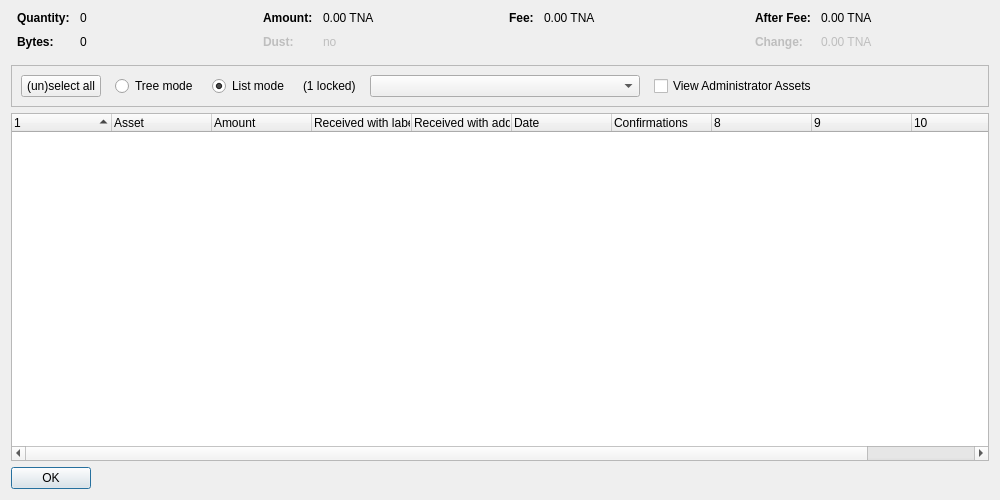
<?xml version="1.0" encoding="UTF-8"?>
<ui version="4.0">
 <class>AssetControlDialog</class>
 <widget class="QDialog" name="AssetControlDialog">
  <property name="geometry">
   <rect>
    <x>0</x>
    <y>0</y>
    <width>1000</width>
    <height>500</height>
   </rect>
  </property>
  <property name="windowTitle">
   <string>Asset Selection</string>
  </property>
  <layout class="QVBoxLayout" name="verticalLayout">
   <item>
    <layout class="QHBoxLayout" name="horizontalLayoutTop" stretch="0,0,0,0">
     <property name="topMargin">
      <number>0</number>
     </property>
     <property name="bottomMargin">
      <number>10</number>
     </property>
     <item>
      <layout class="QFormLayout" name="formLayoutAssetControl1">
       <property name="horizontalSpacing">
        <number>10</number>
       </property>
       <property name="verticalSpacing">
        <number>10</number>
       </property>
       <property name="leftMargin">
        <number>6</number>
       </property>
       <property name="rightMargin">
        <number>6</number>
       </property>
       <item row="0" column="0">
        <widget class="QLabel" name="labelAssetControlQuantityText">
         <property name="font">
          <font>
           <weight>75</weight>
           <bold>true</bold>
          </font>
         </property>
         <property name="text">
          <string>Quantity:</string>
         </property>
        </widget>
       </item>
       <item row="0" column="1">
        <widget class="QLabel" name="labelAssetControlQuantity">
         <property name="cursor">
          <cursorShape>IBeamCursor</cursorShape>
         </property>
         <property name="contextMenuPolicy">
          <enum>Qt::ActionsContextMenu</enum>
         </property>
         <property name="text">
          <string notr="true">0</string>
         </property>
         <property name="textInteractionFlags">
          <set>Qt::LinksAccessibleByMouse|Qt::TextSelectableByKeyboard|Qt::TextSelectableByMouse</set>
         </property>
        </widget>
       </item>
       <item row="1" column="0">
        <widget class="QLabel" name="labelAssetControlBytesText">
         <property name="font">
          <font>
           <weight>75</weight>
           <bold>true</bold>
          </font>
         </property>
         <property name="text">
          <string>Bytes:</string>
         </property>
        </widget>
       </item>
       <item row="1" column="1">
        <widget class="QLabel" name="labelAssetControlBytes">
         <property name="cursor">
          <cursorShape>IBeamCursor</cursorShape>
         </property>
         <property name="contextMenuPolicy">
          <enum>Qt::ActionsContextMenu</enum>
         </property>
         <property name="text">
          <string notr="true">0</string>
         </property>
         <property name="textInteractionFlags">
          <set>Qt::LinksAccessibleByMouse|Qt::TextSelectableByKeyboard|Qt::TextSelectableByMouse</set>
         </property>
        </widget>
       </item>
      </layout>
     </item>
     <item>
      <layout class="QFormLayout" name="formLayoutAssetControl2">
       <property name="horizontalSpacing">
        <number>10</number>
       </property>
       <property name="verticalSpacing">
        <number>10</number>
       </property>
       <property name="leftMargin">
        <number>6</number>
       </property>
       <property name="rightMargin">
        <number>6</number>
       </property>
       <item row="0" column="0">
        <widget class="QLabel" name="labelAssetControlAmountText">
         <property name="font">
          <font>
           <weight>75</weight>
           <bold>true</bold>
          </font>
         </property>
         <property name="text">
          <string>Amount:</string>
         </property>
        </widget>
       </item>
       <item row="0" column="1">
        <widget class="QLabel" name="labelAssetControlAmount">
         <property name="cursor">
          <cursorShape>IBeamCursor</cursorShape>
         </property>
         <property name="contextMenuPolicy">
          <enum>Qt::ActionsContextMenu</enum>
         </property>
         <property name="text">
          <string notr="true">0.00 TNA</string>
         </property>
         <property name="textInteractionFlags">
          <set>Qt::LinksAccessibleByMouse|Qt::TextSelectableByKeyboard|Qt::TextSelectableByMouse</set>
         </property>
        </widget>
       </item>
       <item row="1" column="0">
        <widget class="QLabel" name="labelAssetControlLowOutputText">
         <property name="enabled">
          <bool>false</bool>
         </property>
         <property name="font">
          <font>
           <weight>75</weight>
           <bold>true</bold>
          </font>
         </property>
         <property name="text">
          <string>Dust:</string>
         </property>
        </widget>
       </item>
       <item row="1" column="1">
        <widget class="QLabel" name="labelAssetControlLowOutput">
         <property name="enabled">
          <bool>false</bool>
         </property>
         <property name="cursor">
          <cursorShape>IBeamCursor</cursorShape>
         </property>
         <property name="contextMenuPolicy">
          <enum>Qt::ActionsContextMenu</enum>
         </property>
         <property name="text">
          <string notr="true">no</string>
         </property>
         <property name="textInteractionFlags">
          <set>Qt::LinksAccessibleByMouse|Qt::TextSelectableByKeyboard|Qt::TextSelectableByMouse</set>
         </property>
        </widget>
       </item>
      </layout>
     </item>
     <item>
      <layout class="QFormLayout" name="formLayoutAssetControl3">
       <property name="horizontalSpacing">
        <number>10</number>
       </property>
       <property name="verticalSpacing">
        <number>10</number>
       </property>
       <property name="leftMargin">
        <number>6</number>
       </property>
       <property name="rightMargin">
        <number>6</number>
       </property>
       <item row="0" column="0">
        <widget class="QLabel" name="labelAssetControlFeeText">
         <property name="font">
          <font>
           <weight>75</weight>
           <bold>true</bold>
          </font>
         </property>
         <property name="text">
          <string>Fee:</string>
         </property>
        </widget>
       </item>
       <item row="0" column="1">
        <widget class="QLabel" name="labelAssetControlFee">
         <property name="cursor">
          <cursorShape>IBeamCursor</cursorShape>
         </property>
         <property name="contextMenuPolicy">
          <enum>Qt::ActionsContextMenu</enum>
         </property>
         <property name="text">
          <string notr="true">0.00 TNA</string>
         </property>
         <property name="textInteractionFlags">
          <set>Qt::LinksAccessibleByMouse|Qt::TextSelectableByKeyboard|Qt::TextSelectableByMouse</set>
         </property>
        </widget>
       </item>
      </layout>
     </item>
     <item>
      <layout class="QFormLayout" name="formLayoutAssetControl4">
       <property name="horizontalSpacing">
        <number>10</number>
       </property>
       <property name="verticalSpacing">
        <number>10</number>
       </property>
       <property name="leftMargin">
        <number>6</number>
       </property>
       <property name="rightMargin">
        <number>6</number>
       </property>
       <item row="0" column="0">
        <widget class="QLabel" name="labelAssetControlAfterFeeText">
         <property name="font">
          <font>
           <weight>75</weight>
           <bold>true</bold>
          </font>
         </property>
         <property name="text">
          <string>After Fee:</string>
         </property>
        </widget>
       </item>
       <item row="0" column="1">
        <widget class="QLabel" name="labelAssetControlAfterFee">
         <property name="cursor">
          <cursorShape>IBeamCursor</cursorShape>
         </property>
         <property name="contextMenuPolicy">
          <enum>Qt::ActionsContextMenu</enum>
         </property>
         <property name="text">
          <string notr="true">0.00 TNA</string>
         </property>
         <property name="textInteractionFlags">
          <set>Qt::LinksAccessibleByMouse|Qt::TextSelectableByKeyboard|Qt::TextSelectableByMouse</set>
         </property>
        </widget>
       </item>
       <item row="1" column="0">
        <widget class="QLabel" name="labelAssetControlChangeText">
         <property name="enabled">
          <bool>false</bool>
         </property>
         <property name="font">
          <font>
           <weight>75</weight>
           <bold>true</bold>
          </font>
         </property>
         <property name="text">
          <string>Change:</string>
         </property>
        </widget>
       </item>
       <item row="1" column="1">
        <widget class="QLabel" name="labelAssetControlChange">
         <property name="enabled">
          <bool>false</bool>
         </property>
         <property name="cursor">
          <cursorShape>IBeamCursor</cursorShape>
         </property>
         <property name="contextMenuPolicy">
          <enum>Qt::ActionsContextMenu</enum>
         </property>
         <property name="text">
          <string notr="true">0.00 TNA</string>
         </property>
         <property name="textInteractionFlags">
          <set>Qt::LinksAccessibleByMouse|Qt::TextSelectableByKeyboard|Qt::TextSelectableByMouse</set>
         </property>
        </widget>
       </item>
      </layout>
     </item>
    </layout>
   </item>
   <item>
    <widget class="QFrame" name="frame">
     <property name="minimumSize">
      <size>
       <width>0</width>
       <height>40</height>
      </size>
     </property>
     <property name="frameShape">
      <enum>QFrame::StyledPanel</enum>
     </property>
     <property name="frameShadow">
      <enum>QFrame::Sunken</enum>
     </property>
     <layout class="QHBoxLayout" name="horizontalLayout">
      <item>
       <layout class="QHBoxLayout" name="horizontalLayoutPanel" stretch="0,0,0,0,0,0,0">
        <property name="spacing">
         <number>14</number>
        </property>
        <item>
         <widget class="QPushButton" name="pushButtonSelectAll">
          <property name="sizePolicy">
           <sizepolicy hsizetype="Maximum" vsizetype="Fixed">
            <horstretch>0</horstretch>
            <verstretch>0</verstretch>
           </sizepolicy>
          </property>
          <property name="text">
           <string>(un)select all</string>
          </property>
          <property name="autoDefault">
           <bool>false</bool>
          </property>
         </widget>
        </item>
        <item>
         <widget class="QRadioButton" name="radioTreeMode">
          <property name="sizePolicy">
           <sizepolicy hsizetype="Maximum" vsizetype="Fixed">
            <horstretch>0</horstretch>
            <verstretch>0</verstretch>
           </sizepolicy>
          </property>
          <property name="text">
           <string>Tree mode</string>
          </property>
         </widget>
        </item>
        <item>
         <widget class="QRadioButton" name="radioListMode">
          <property name="sizePolicy">
           <sizepolicy hsizetype="Maximum" vsizetype="Fixed">
            <horstretch>0</horstretch>
            <verstretch>0</verstretch>
           </sizepolicy>
          </property>
          <property name="text">
           <string>List mode</string>
          </property>
          <property name="checked">
           <bool>true</bool>
          </property>
         </widget>
        </item>
        <item>
         <widget class="QLabel" name="labelLocked">
          <property name="text">
           <string notr="true">(1 locked)</string>
          </property>
         </widget>
        </item>
        <item>
         <widget class="QComboBox" name="assetList">
          <property name="minimumContentsLength">
           <number>30</number>
          </property>
         </widget>
        </item>
        <item>
         <widget class="QCheckBox" name="viewAdministrator">
          <property name="toolTip">
           <string>View assets that you have the ownership asset for</string>
          </property>
          <property name="text">
           <string>View Administrator Assets</string>
          </property>
         </widget>
        </item>
        <item>
         <spacer name="horizontalSpacer">
          <property name="orientation">
           <enum>Qt::Horizontal</enum>
          </property>
          <property name="sizeHint" stdset="0">
           <size>
            <width>40</width>
            <height>20</height>
           </size>
          </property>
         </spacer>
        </item>
       </layout>
      </item>
     </layout>
    </widget>
   </item>
   <item>
    <widget class="AssetControlTreeWidget" name="treeWidget">
     <property name="contextMenuPolicy">
      <enum>Qt::CustomContextMenu</enum>
     </property>
     <property name="sortingEnabled">
      <bool>false</bool>
     </property>
     <property name="columnCount">
      <number>11</number>
     </property>
     <attribute name="headerShowSortIndicator" stdset="0">
      <bool>true</bool>
     </attribute>
     <attribute name="headerStretchLastSection">
      <bool>false</bool>
     </attribute>
     <column>
      <property name="text">
       <string/>
      </property>
     </column>
     <column>
      <property name="text">
       <string>Asset</string>
      </property>
     </column>
     <column>
      <property name="text">
       <string>Amount</string>
      </property>
     </column>
     <column>
      <property name="text">
       <string>Received with label</string>
      </property>
     </column>
     <column>
      <property name="text">
       <string>Received with address</string>
      </property>
     </column>
     <column>
      <property name="text">
       <string>Date</string>
      </property>
     </column>
     <column>
      <property name="text">
       <string>Confirmations</string>
      </property>
      <property name="toolTip">
       <string>Confirmed</string>
      </property>
     </column>
     <column>
      <property name="text">
       <string/>
      </property>
     </column>
     <column>
      <property name="text">
       <string/>
      </property>
     </column>
     <column>
      <property name="text">
       <string/>
      </property>
     </column>
     <column>
      <property name="text">
       <string/>
      </property>
     </column>
    </widget>
   </item>
   <item>
    <widget class="QDialogButtonBox" name="buttonBox">
     <property name="sizePolicy">
      <sizepolicy hsizetype="Maximum" vsizetype="Fixed">
       <horstretch>0</horstretch>
       <verstretch>0</verstretch>
      </sizepolicy>
     </property>
     <property name="orientation">
      <enum>Qt::Horizontal</enum>
     </property>
     <property name="standardButtons">
      <set>QDialogButtonBox::Ok</set>
     </property>
    </widget>
   </item>
  </layout>
 </widget>
 <customwidgets>
  <customwidget>
   <class>AssetControlTreeWidget</class>
   <extends>QTreeWidget</extends>
   <header location="global">assetcontroltreewidget.h</header>
  </customwidget>
 </customwidgets>
 <resources/>
 <connections/>
</ui>
